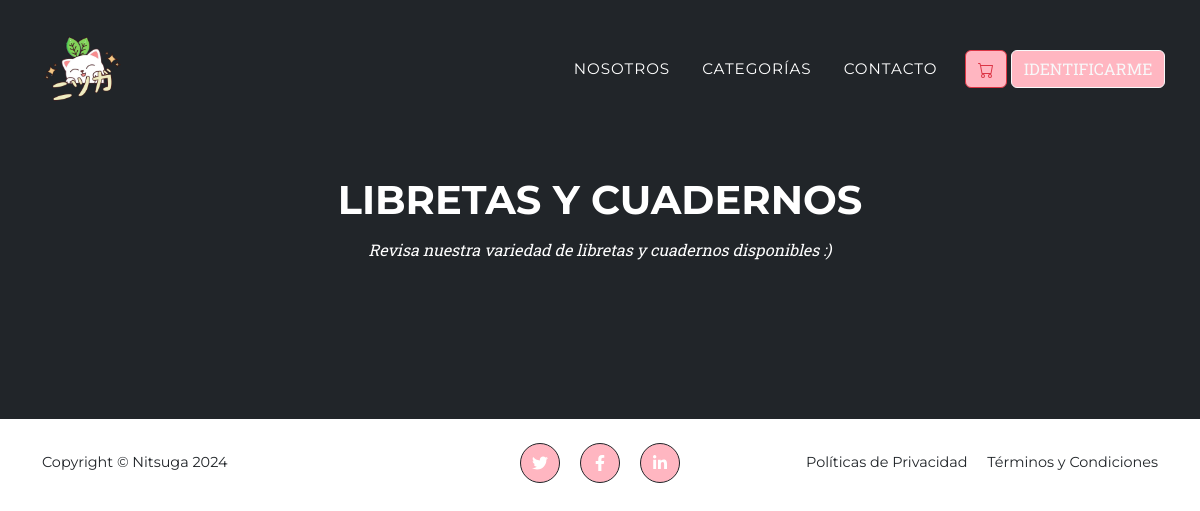
The app's page /categorias/5/, older data.
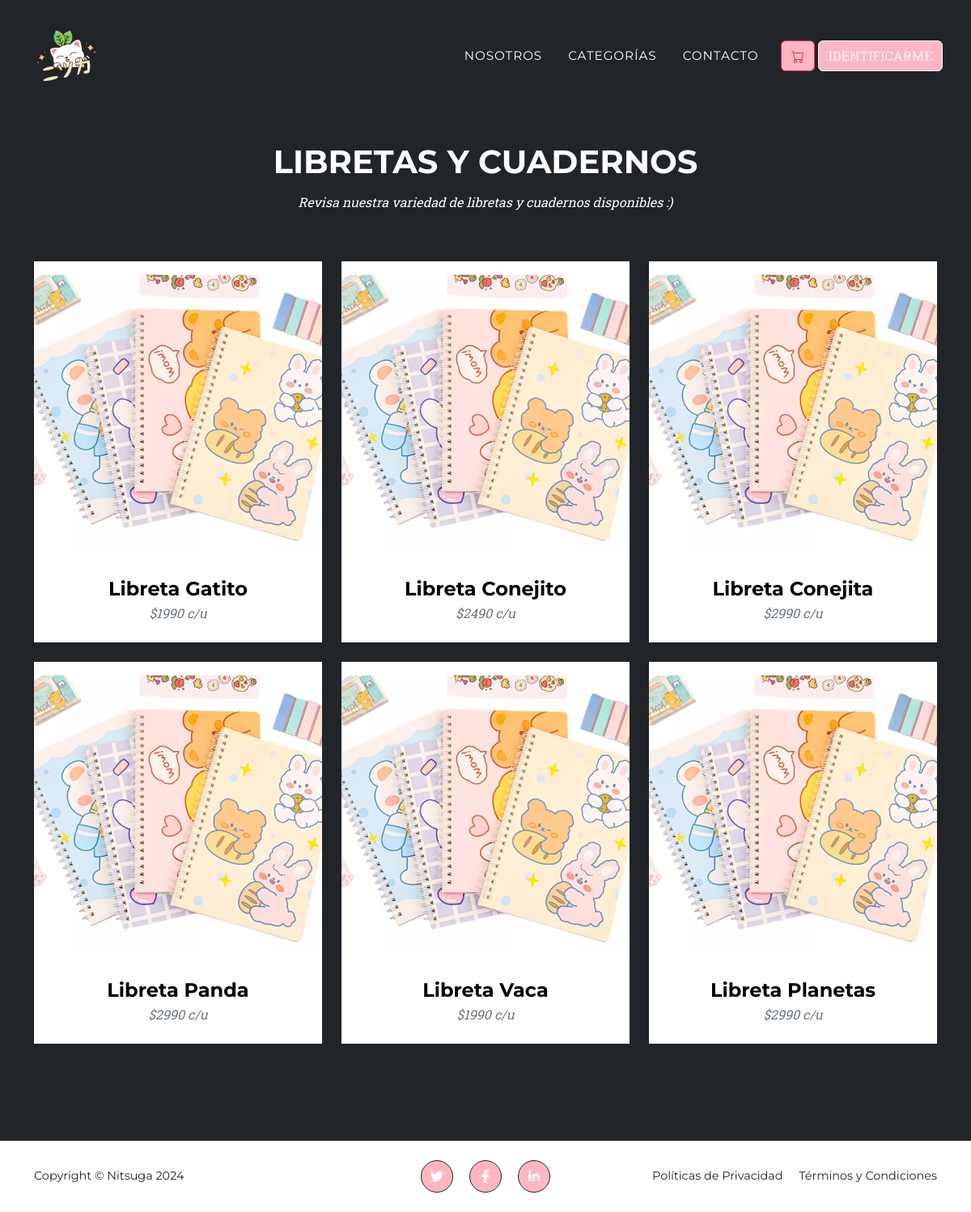
The same page, newer data.
### app/models.py (models this page shows, shortened)
class Producto(models.Model):
    nombre = models.CharField(max_length=50)
    precio = models.IntegerField()
    descripcion = models.TextField()
    marca = models.ForeignKey(Marca, default="None", on_delete=models.PROTECT)
    colores = models.ForeignKey(Colores, default="None", on_delete=models.PROTECT)
    disponible = models.BooleanField()
    condicion = models.ForeignKey(Condicion, default="None", on_delete=models.PROTECT)
    categoria = models.ForeignKey(Categoria, default="None", on_delete=models.PROTECT)

### app/views.py (the view)
# urls.py: path('categorias/5/', libretas_cuadernos, name="libretas_cuadernos"),
def libretas_cuadernos(request):
    productos = Producto.objects.filter(categoria=5)
    data = {
        'productos' : productos
    }
    return render(request, 'app/libretas_cuadernos.html', data)

### app/templates/app/libretas_cuadernos.html (shortened to what this page needs)
{% extends 'app/base.html' %}
{% load static %}
{% block contenido %}
<section class="page-section bg-dark text-white mb-0" id="portfolio">
    <div class="container">
        <div class="text-center">
            <h2 class="section-heading text-uppercase">Libretas y Cuadernos</h2>
            <h3 class="subtitle-category section-subheading">Revisa nuestra variedad de libretas y cuadernos disponibles :)</h3>
        </div>
        <div class="row">
            {% for p in productos %}
            <div class="col-lg-4 col-sm-6 mb-4">
                <div class="portfolio-item">
                    <a class="portfolio-link" onclick="mostrarDetalleProducto('{{ p.id }}', '{{ p.nombre }}', '{{ p.descripcion }}', '{{ p.precio }}')">
                        <img class="img-fluid" src="{% static 'app/assets/img/portfolio/libretas_cuadernos/libreta_cute1.jpg' %}" alt="..." />
                    </a>
                    <div class="portfolio-caption">
                        <div class="portfolio-caption-heading">{{ p.nombre }}</div>
                        <div class="portfolio-caption-subheading text-muted">${{ p.precio }} c/u</div>
                    </div>
                </div>
            </div>
            {% endfor %}
        </div>
    </div>
</section>
{% endblock %}

Row changes from the older to the newer data that the page shows:
added Producto: nombre "Libreta Gatito", precio "1990"
added Producto: nombre "Libreta Conejito", precio "2490"
added Producto: nombre "Libreta Conejita", precio "2990"
added Producto: nombre "Libreta Panda", precio "2990"
added Producto: nombre "Libreta Vaca", precio "1990"
added Producto: nombre "Libreta Planetas", precio "2990"
